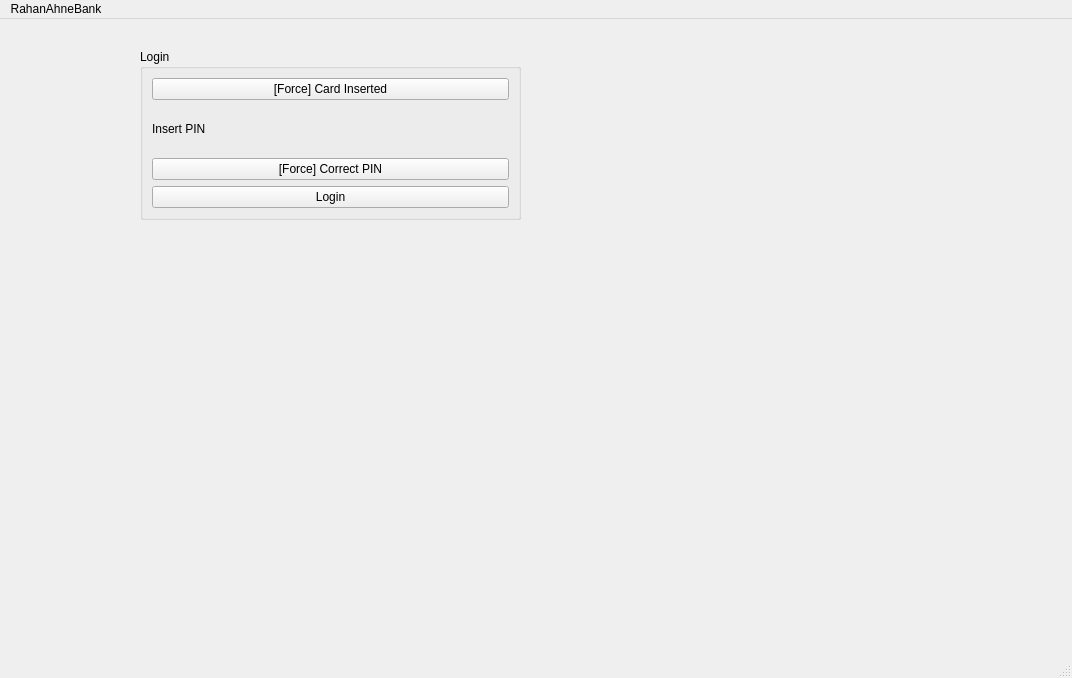
<?xml version="1.0" encoding="UTF-8"?>
<ui version="4.0">
 <class>mw1</class>
 <widget class="QMainWindow" name="mw1">
  <property name="geometry">
   <rect>
    <x>0</x>
    <y>0</y>
    <width>1072</width>
    <height>678</height>
   </rect>
  </property>
  <property name="windowTitle">
   <string>mw1</string>
  </property>
  <widget class="QWidget" name="centralwidget">
   <widget class="QGroupBox" name="groupBox">
    <property name="geometry">
     <rect>
      <x>140</x>
      <y>30</y>
      <width>381</width>
      <height>171</height>
     </rect>
    </property>
    <property name="title">
     <string>Login</string>
    </property>
    <layout class="QVBoxLayout" name="verticalLayout_2">
     <item>
      <layout class="QHBoxLayout" name="horizontalLayout">
       <item>
        <widget class="QPushButton" name="pb_ins_card">
         <property name="text">
          <string>[Force] Card Inserted</string>
         </property>
        </widget>
       </item>
      </layout>
     </item>
     <item>
      <layout class="QVBoxLayout" name="verticalLayout">
       <item>
        <widget class="QLabel" name="label_2">
         <property name="text">
          <string>Insert PIN</string>
         </property>
        </widget>
       </item>
       <item>
        <widget class="QPushButton" name="pb_card">
         <property name="text">
          <string>[Force] Correct PIN</string>
         </property>
        </widget>
       </item>
      </layout>
     </item>
     <item>
      <widget class="QPushButton" name="pb_login">
       <property name="text">
        <string>Login</string>
       </property>
      </widget>
     </item>
    </layout>
   </widget>
  </widget>
  <widget class="QMenuBar" name="menubar">
   <property name="geometry">
    <rect>
     <x>0</x>
     <y>0</y>
     <width>1072</width>
     <height>17</height>
    </rect>
   </property>
   <widget class="QMenu" name="menuRahanAhneBank">
    <property name="title">
     <string>RahanAhneBank</string>
    </property>
   </widget>
   <addaction name="menuRahanAhneBank"/>
  </widget>
  <widget class="QStatusBar" name="statusbar"/>
 </widget>
 <resources/>
 <connections/>
</ui>
